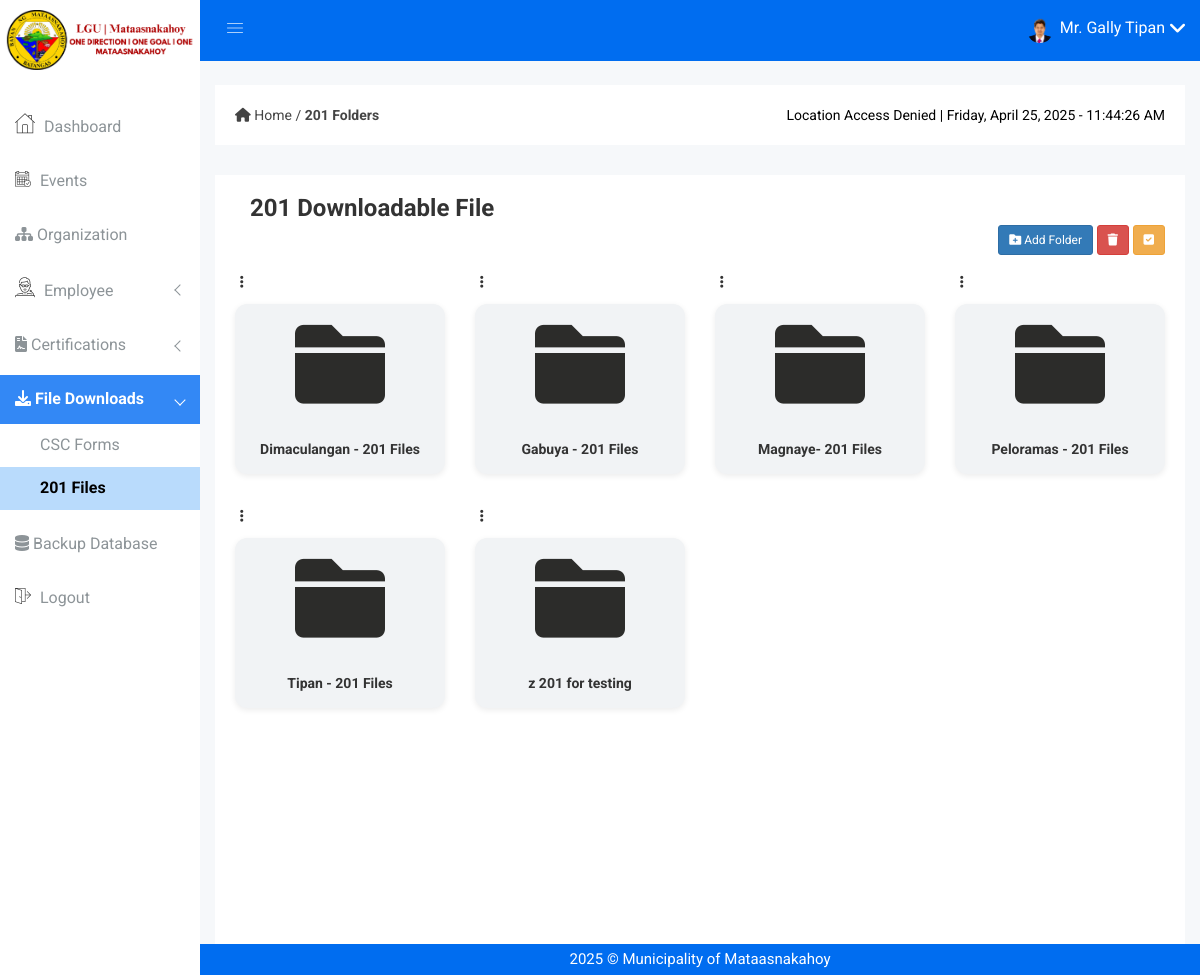
/201-folders.php (signed in), run on the app's committed database.
### tables this page shows
CREATE TABLE IF NOT EXISTS `employee` (
  `employee_no` varchar(100) NOT NULL,
  `firstname` varchar(50) NOT NULL,
  `middlename` varchar(50) DEFAULT NULL,
  `lastname` varchar(50) NOT NULL,
  `name_extension` varchar(10) DEFAULT NULL,
  `dob` date NOT NULL,
  `pob` varchar(255) NOT NULL,
  `sex` enum('Male','Female') NOT NULL,
  `civil_status` varchar(255) DEFAULT NULL,
  `address` text NOT NULL,
  `blood_type` enum('A+','A-','B+','B-','AB+','AB-','O+','O-','Unknown') DEFAULT 'Unknown',
  `mobile_no` bigint DEFAULT NULL,
  `email_address` varchar(100) NOT NULL,
  `image` varchar(255) DEFAULT NULL,
  `designation` varchar(255) NOT NULL,
  `role` varchar(255) NOT NULL,
  `account_status` tinyint(1) NOT NULL DEFAULT '1',
  `hr_staff` tinyint(1) NOT NULL DEFAULT '0',
  `created_at` timestamp NOT NULL DEFAULT CURRENT_TIMESTAMP,
  `updated_at` timestamp NOT NULL DEFAULT CURRENT_TIMESTAMP ON UPDATE CURRENT_TIMESTAMP,
  PRIMARY KEY (`employee_no`),
  UNIQUE KEY `email_address` (`email_address`)
);

CREATE TABLE IF NOT EXISTS `201_folders` (
  `id` int NOT NULL AUTO_INCREMENT,
  `name` varchar(255) NOT NULL,
  `parent_id` int DEFAULT NULL,
  PRIMARY KEY (`id`),
  KEY `parent_id` (`parent_id`)
);

### 201-folders.php (the view, shortened to what this page needs)
<?php
include 'emailnotif.php';
?>
<!DOCTYPE html>
<html class="no-js" lang="en">
<head>
    <link rel="stylesheet" href="css/bootstrap.min.css" />
    <link rel="stylesheet" href="css/font-awesome.min.css" />
    <link rel="stylesheet" href="css/owl.carousel.css" />
    <link rel="stylesheet" href="css/owl.theme.css" />
    <link rel="stylesheet" href="css/owl.transitions.css" />
    <link rel="stylesheet" href="css/animate.css" />
    <link rel="stylesheet" href="css/normalize.css" />
    <link rel="stylesheet" href="css/meanmenu.min.css" />
    <link rel="stylesheet" href="css/main.css" />
    <link rel="stylesheet" href="css/educate-custon-icon.css" />
    <link rel="stylesheet" href="css/morrisjs/morris.css" />
    <link rel="stylesheet" href="css/scrollbar/jquery.mCustomScrollbar.min.css" />
    <link rel="stylesheet" href="css/metisMenu/metisMenu.min.css" />
    <link rel="stylesheet" href="css/metisMenu/metisMenu-vertical.css" />
    <link rel="stylesheet" href="style.css" />
    <link rel="stylesheet" href="css/responsive.css" />
    <link href="https://cdn.jsdelivr.net/npm/sweetalert2@11.12.3/dist/sweetalert2.min.css" rel="stylesheet">
</head>
<body>
    <?php include 'includes/sidebar.php'; ?>
    <?php include 'includes/header.php'; ?>
    <div class="breadcome-area">
        <div class="container-fluid">
            <div class="row">
                <div class="col-lg-12">
                    <div class="breadcome-list single-page-breadcome">
                        <div class="row">
                            <div class="col-lg-12">
                                <div class="breadcome-heading">
                                    <div class="row">
                                        <div class="col-lg-12"
                                            style="display: flex; justify-content: space-between; align-items: center;">
                                            <ul class="breadcome-menu"
                                                style="display: flex; align-items: center; padding: 0; margin: 0;">
                                                <li>
                                                    <link rel="stylesheet"
                                                        href="https://cdnjs.cloudflare.com/ajax/libs/font-awesome/6.0.0-beta3/css/all.min.css">
                                                    <a href="dashboard.php">
                                                        <i class="fas fa-home"></i> Home
                                                    </a>
                                                    <span class="bread-slash"> / </span>
                                                    <a href="#">
                                                        <strong>201 Folders</strong>
                                                    </a>
                                                </li>
                                            </ul>
                                            <div class="pst-container">
                                                <span id="user-location">Detecting location...</span> |
                                                <span id="pst-date"></span> - <span id="pst-time"></span>
                                            </div>
                                        </div>
                                    </div>
                                </div>
                            </div>
                        </div>
                    </div>
                </div>
            </div>
        </div>
    </div>
    <div class="product-status mg-b-15">
        <div class="container-fluid">
            <div class="row">
                <div class="col-lg-12 col-md-12 col-sm-12 col-xs-12">
                    <div class="product-status-wrap drp-lst">
                        <div class="col-lg-6 col-md-6 col-sm-6 col-xs-12">
                            <h3>201 Downloadable File</h3>
                        </div>
                        <div class="folder-section"
                            style="margin-bottom: 15px; display: flex; justify-content: space-between; align-items: center;">
                            <div class="d-flex gap-2">
                                <button class="btn btn-primary btn-border btn-round btn-sm" id="addFolderBtn"
                                    title="Add Folder">
                                    <i class="fas fa-folder-plus"></i> Add Folder
                                </button>
                                <button class="btn btn-danger btn-border btn-round btn-sm" id="deleteSelectedBtn"
                                    title="Delete Folder">
                                    <i class="fas fa-trash"></i>
                                </button>
                                <button class="btn btn-warning btn-border btn-round btn-sm" id="selectBtn"
                                    title="Select Folder">
                                    <i class="fas fa-check-square"></i>
                                </button>
                            </div>
                        </div>
                        <div class="folders-container">
                            <?php
                            $query = "SELECT * FROM 201_folders WHERE parent_id IS NULL ORDER BY name ASC";
                            $result = mysqli_query($con, $query);
                            if (mysqli_num_rows($result) > 0) {
                                while ($row = mysqli_fetch_assoc($result)) {
                                    echo '
                                        <div class="folder-container">
                                            <div class="folder-actions">
                                                <input type="checkbox" class="folder-checkbox" value="' . $row['id'] . '" style="display: none;">
                                                <div class="folder-options" style="position: relative; display: inline-block;">
                                <i class="fa fa-ellipsis-v folder-menu-toggle" data-folder-id="' . $row['id'] . '" style="cursor: pointer; padding: 5px;"></i>
                                <div class="folder-dropdown" id="dropdown-' . $row['id'] . '" style="display: none; position: absolute; left: 100%; top: 0; background: white; border: 1px solid #ddd; border-radius: 5px; box-shadow: 0 4px 8px rgba(0,0,0,0.1); z-index: 1000; min-width: 50px;">
                                    <ul style="list-style: none; margin: 0; padding: 0;">
                                        <li class="rename-folder" data-folder-id="' . $row['id'] . '" data-folder-name="' . htmlspecialchars($row['name']) . '" style="padding: 10px; cursor: pointer; border-bottom: 1px solid #eee; transition: background 0.3s;">
                                            Rename
                                        </li>
                                    </ul>
                                </div>
                            </div>
                </div>
                <div class="folder" onclick="openFolder(' . $row['id'] . ')">
                    <i class="fa fa-folder"></i><br>
                    <strong>' . htmlspecialchars($row['name']) . '</strong>
                </div>
            </div>';
                                }
                            } else {
                                echo "<p>No folders found.</p>";
                            }
                            ?>
                        </div>
                    </div>
                </div>
            </div>
        </div>
    </div>
    <?php include 'includes/footer.php'; ?>

### includes/header.php (shortened to what this page needs)
<div class="all-content-wrapper">
    <div class="header-advance-area">
        <div class="header-top-area">
            <div class="container-fluid">
                <div class="row">
                    <div class="col-lg-12 col-md-12 col-sm-12 col-xs-12">
                        <div class="header-top-wraper">
                            <div class="row">
                                <div class="col-lg-1 col-md-0 col-sm-1 col-xs-12">
                                    <div class="menu-switcher-pro">
                                        <button
                                            type="button"
                                            id="sidebarCollapse"
                                            class="btn bar-button-pro header-drl-controller-btn btn-info navbar-btn">
                                            <i class="educate-icon educate-nav"></i>
                                        </button>
                                    </div>
                                </div>
                                <div class="col-lg-5 col-md-5 col-sm-12 col-xs-12">
                                    <div class="header-right-info">
                                        <ul class="nav navbar-nav mai-top-nav header-right-menu">
                                            <li class="nav-item">
                                                <?php
                                                include "dbcon.php";
                                                $user_id = $_SESSION['user_id'];
                                                if (!empty($user_id)) {
                                                    $query = "
                                                        SELECT e.image, e.firstname, e.lastname, e.sex
                                                        FROM employee e
                                                        INNER JOIN admin a ON e.employee_no = a.employee_no
                                                        WHERE a.employee_no = ?
                                                    ";
                                                    $stmt = $con->prepare($query);
                                                    $stmt->bind_param("s", $user_id);
                                                    $stmt->execute();
                                                    $result = $stmt->get_result();
                                                    if ($row = $result->fetch_assoc()) {
                                                        $imagePath = $row['image'];
                                                        $sex = strtolower($row['sex']);
                                                        if ($sex === 'male') {
                                                            $salutation = "Mr.";
                                                        } elseif ($sex === 'female') {
                                                            $salutation = "Ms.";
                                                        } else {
                                                            $salutation = "";
                                                        }
                                                        $user_image = !empty($imagePath) ? 'img/profile/' . $imagePath : 'img/mk-logo.png';
                                                        $user_name = trim("$salutation {$row['firstname']} {$row['lastname']}");
                                                    } else {
                                                        $user_image = 'img/mk-logo.png';
                                                        $user_name = 'Admin';
                                                    }
                                                } else {
                                                    $user_image = 'img/mk-logo.png';
                                                    $user_name = 'Admin';
                                                }
                                                ?>
                                                <a href="#" data-toggle="dropdown" role="button" aria-expanded="false" class="nav-link dropdown-toggle">
                                                    <img src="<?php echo htmlspecialchars($user_image); ?>" alt="User Image" />
                                                    <span class="admin-name"><?php echo htmlspecialchars($user_name); ?></span>
                                                    <i class="fa fa-angle-down edu-icon edu-down-arrow"></i>
                                                </a>
                                            </li>
                                        </ul>
                                    </div>
                                </div>
                            </div>
                        </div>
                    </div>
                </div>
            </div>
        </div>

### data on the page
employee: image (picture), user_name "Mr. Gally Tipan"
201_folders: name "Dimaculangan - 201 Files"
201_folders: name "Gabuya - 201 Files"
201_folders: name "Magnaye- 201 Files"
201_folders: name "Peloramas - 201 Files"
201_folders: name "Tipan - 201 Files"
201_folders: name "z 201 for testing"
